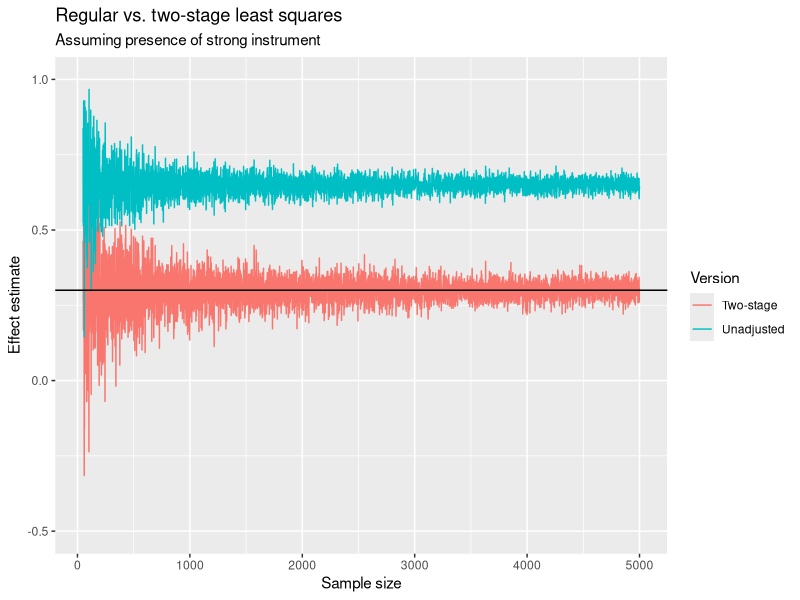
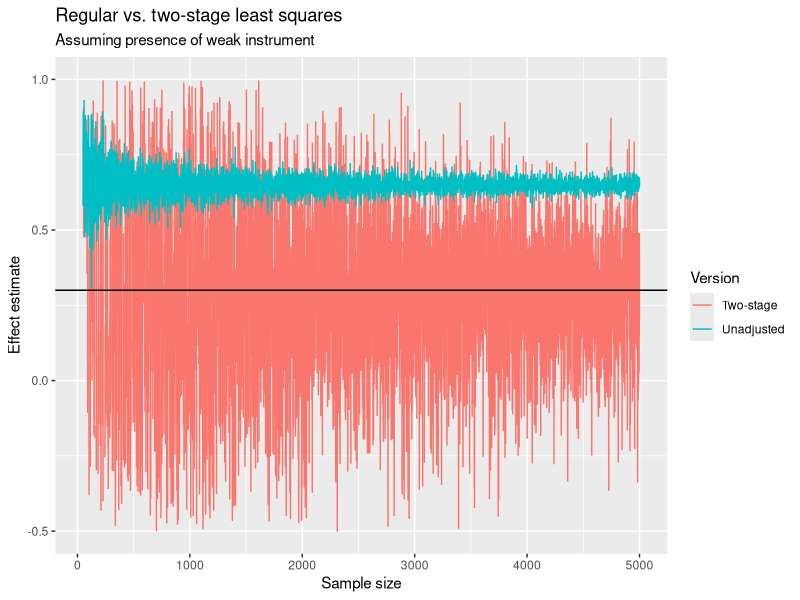

Generate these figures, in order, with R:
## ---- chunk 1
knitr::opts_chunk$set(echo = TRUE, warning = FALSE, message = FALSE)

library(ggplot2)
library(mvtnorm)
## ---- chunk 2
minN <- 50
maxN <- 5000

cor_x1_z <- 0.7
cor_x1_x2 <- -0.5
cor_x2_z <- 0.0

sigma <- matrix(c(1,cor_x1_x2,cor_x1_z,
                  cor_x1_x2,1,cor_x2_z,
                  cor_x1_z,cor_x2_z,1),ncol = 3)

beta_2s <- rep(NA,maxN-minN+1) 
beta    <- rep(NA,maxN-minN+1)

# Loop 
i <- 1
for (n in minN:maxN) {

  X <- rmvnorm(n,mean=c(0,0,0),sigma=sigma, method="eigen")
  x1 <- X[,1]
  x2 <- X[,2]
  z <-  X[,3]
  
  y <- 0.3*x1 - 0.7*x2 + rnorm(n) 
  xhat <- lm(x1 ~ z)$fitted.values
  
  beta[i] <- lm(y ~ x1)$coefficients[2]
  beta_2s[i] <- lm(y ~ xhat)$coefficients[2]
  i <- i+1

}

# Make dfs
df_raw <- data.frame(n=minN:maxN,beta=beta,Version=rep('Unadjusted',maxN-minN+1))
df_2s  <-  data.frame(n=minN:maxN,beta=beta_2s,Version=rep('Two-stage',maxN-minN+1))
df <- rbind(df_raw,df_2s)
## ---- chunk 3
ggplot(df, aes(x=n,y=beta,color=Version)) + geom_line() + geom_hline(yintercept = 0.3) +      labs(x='Sample size',
       y = 'Effect estimate',
       title='Regular vs. two-stage least squares',
       subtitle='Assuming presence of strong instrument') +
  scale_y_continuous(limits=c(-0.5,1))
## ---- chunk 4
minN <- 50
maxN <- 5000

cor_x1_z <- 0.1
cor_x1_x2 <- -0.5
cor_x2_z <- 0.0

sigma <- matrix(c(1,cor_x1_x2,cor_x1_z,
                  cor_x1_x2,1,cor_x2_z,
                  cor_x1_z,cor_x2_z,1),ncol = 3)

beta_2s <- rep(NA,maxN-minN+1) 
beta    <- rep(NA,maxN-minN+1)

# Loop 
i <- 1
for (n in minN:maxN) {

  X <- rmvnorm(n,mean=c(0,0,0),sigma=sigma, method="eigen")
  x1 <- X[,1]
  x2 <- X[,2]
  z <-  X[,3]
  
  y <- 0.3*x1 - 0.7*x2 + rnorm(n) 
  xhat <- lm(x1 ~ z)$fitted.values
  
  beta[i] <- lm(y ~ x1)$coefficients[2]
  beta_2s[i] <- lm(y ~ xhat)$coefficients[2]
  i <- i+1

}

# Make dfs
df_raw <- data.frame(n=minN:maxN,beta=beta,Version=rep('Unadjusted',maxN-minN+1))
df_2s  <-  data.frame(n=minN:maxN,beta=beta_2s,Version=rep('Two-stage',maxN-minN+1))
df <- rbind(df_raw,df_2s)
## ---- chunk 5
ggplot(df, aes(x=n,y=beta,color=Version)) + geom_line() + geom_hline(yintercept = 0.3) +   labs(x='Sample size',
       y = 'Effect estimate',
       title='Regular vs. two-stage least squares',
       subtitle='Assuming presence of weak instrument') +
       scale_y_continuous(limits=c(-0.5,1))
